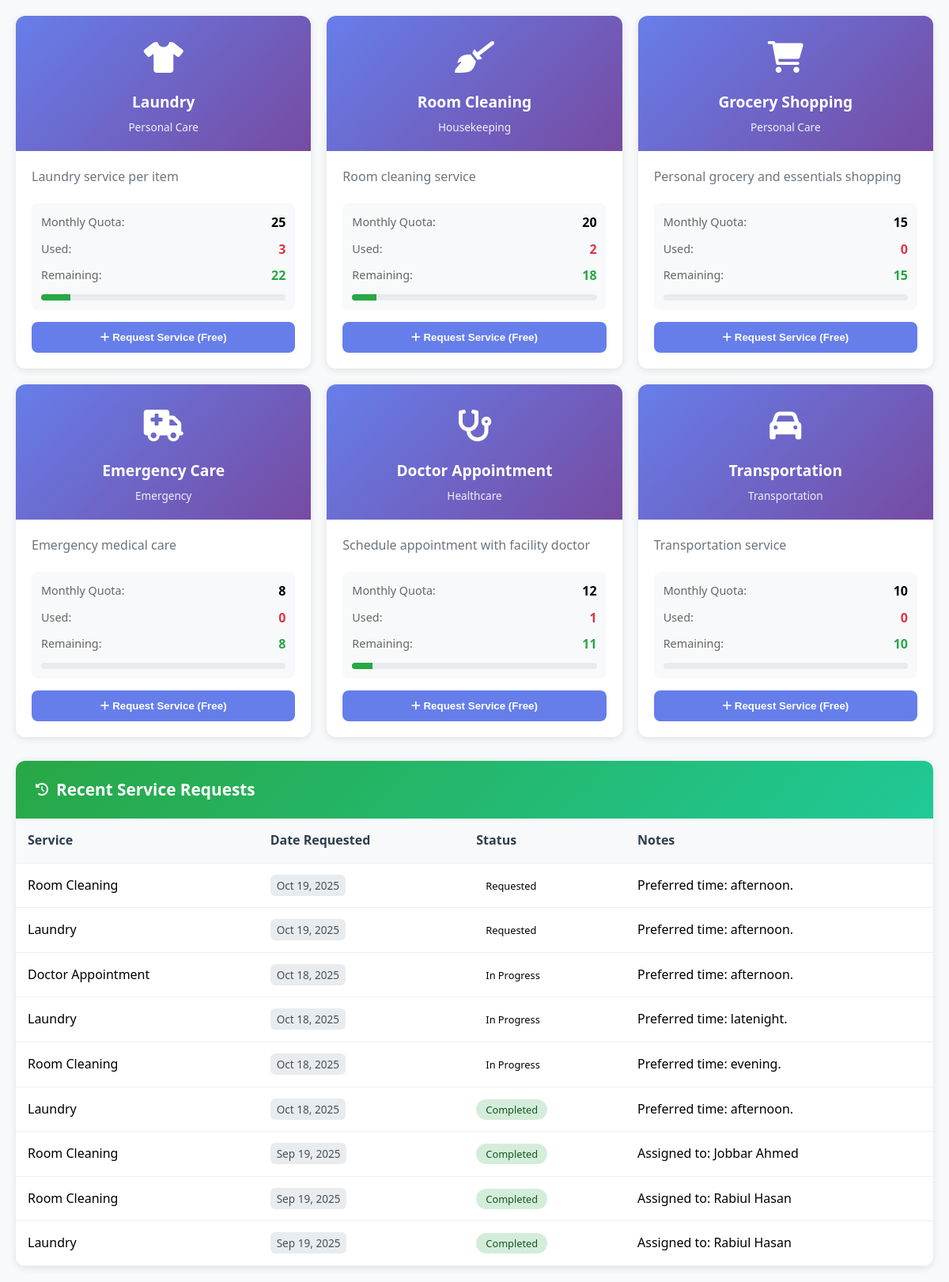
/resident/services.php (signed in), run on the app's committed database.
### tables this page shows
CREATE TABLE `services` (
  `id` int(11) NOT NULL,
  `service_name` varchar(50) NOT NULL,
  `base_cost` decimal(8,2) DEFAULT 0.00,
  `description` text DEFAULT NULL,
  `is_active` tinyint(1) DEFAULT 1,
  `created_at` timestamp NOT NULL DEFAULT current_timestamp()
);

CREATE TABLE `service_requests` (
  `id` int(11) NOT NULL,
  `resident_id` int(11) DEFAULT NULL,
  `service_id` int(11) DEFAULT NULL,
  `service_type` enum('general','doctor_appointment') DEFAULT 'general',
  `request_date` date DEFAULT NULL,
  `scheduled_date` date DEFAULT NULL,
  `assigned_staff_id` int(11) DEFAULT NULL,
  `assigned_doctor_id` int(11) DEFAULT NULL,
  `status` enum('Requested','Scheduled','In Progress','Completed','Cancelled') DEFAULT 'Requested',
  `cost` decimal(8,2) DEFAULT 0.00,
  `notes` text DEFAULT NULL,
  `completed_at` timestamp NULL DEFAULT NULL,
  `created_at` timestamp NOT NULL DEFAULT current_timestamp()
);

### resident/services.php (the view, shortened to what this page needs)
<?php
$database = new Database();
$db = $database->getConnection();
$resident_query = "SELECT u.*, r.*, pp.plan_name, pp.monthly_fee, pp.laundry_limit, pp.cleaning_limit
                   FROM users u
                   JOIN residents r ON u.id = r.user_id
                   JOIN payment_plans pp ON r.plan_id = pp.id
                   WHERE u.id = :user_id";
$resident_stmt = $db->prepare($resident_query);
$resident_stmt->bindParam(':user_id', $_SESSION['user_id']);
$resident_stmt->execute();
$resident = $resident_stmt->fetch(PDO::FETCH_ASSOC);
$services_query = "SELECT * FROM services WHERE is_active = 1";
$services_stmt = $db->prepare($services_query);
$services_stmt->execute();
$db_services = $services_stmt->fetchAll(PDO::FETCH_ASSOC);
$service_quotas = [
    'Basic' => [
        'Laundry' => 10,
        'Room Cleaning' => 10,
        'Grocery Shopping' => 5,
        'Emergency Care' => 2,
        'Doctor Appointment' => 5,
        'Transportation' => 5
    ],
    'Plan 1' => [
        'Laundry' => 15,
        'Room Cleaning' => 15,
        'Grocery Shopping' => 10,
        'Emergency Care' => 5,
        'Doctor Appointment' => 10,
        'Transportation' => 8
    ],
    'Plan 2' => [
        'Laundry' => 20,
        'Room Cleaning' => 20,
        'Grocery Shopping' => 15,
        'Emergency Care' => 8,
        'Doctor Appointment' => 12,
        'Transportation' => 10
    ],
    'Plan 3' => [
        'Laundry' => 25,
        'Room Cleaning' => 25,
        'Grocery Shopping' => 20,
        'Emergency Care' => 10,
        'Doctor Appointment' => 15,
        'Transportation' => 15
    ],
    'Plan 4' => [
        'Laundry' => 999,
        'Room Cleaning' => 999,
        'Grocery Shopping' => 999,
        'Emergency Care' => 999,
        'Doctor Appointment' => 999,
        'Transportation' => 999
    ]
];
$service_prices = [
    'Laundry' => 100,
    'Room Cleaning' => 300,
    'Grocery Shopping' => 200,
    'Emergency Care' => 1500,
    'Doctor Appointment' => 100,
    'Transportation' => 100
];
$service_icons = [
    'Laundry' => ['icon' => 'fa-tshirt', 'category' => 'Personal Care', 'order' => 1],
    'Room Cleaning' => ['icon' => 'fa-broom', 'category' => 'Housekeeping', 'order' => 2],
    'Grocery Shopping' => ['icon' => 'fa-shopping-cart', 'category' => 'Personal Care', 'order' => 3],
    'Emergency Care' => ['icon' => 'fa-ambulance', 'category' => 'Emergency', 'order' => 4],
    'Doctor Appointment' => ['icon' => 'fa-stethoscope', 'category' => 'Healthcare', 'order' => 5],
    'Transportation' => ['icon' => 'fa-car', 'category' => 'Transportation', 'order' => 6],
];
$current_month = date('Y-m');
$usage_query = "SELECT s.service_name, COUNT(*) as used_count
                FROM service_requests sr
                JOIN services s ON sr.service_id = s.id
                WHERE sr.resident_id = :resident_id
                AND DATE_FORMAT(sr.request_date, '%Y-%m') = :current_month
                GROUP BY s.service_name";
$usage_stmt = $db->prepare($usage_query);
$usage_stmt->bindParam(':resident_id', $resident['id']);
$usage_stmt->bindParam(':current_month', $current_month);
$usage_stmt->execute();
$usage_data = $usage_stmt->fetchAll(PDO::FETCH_ASSOC);
$service_usage_map = [];
foreach ($usage_data as $usage) {
    $service_usage_map[$usage['service_name']] = $usage['used_count'];
}
$additional_quota_query = "SELECT service_name, additional_quota
                          FROM resident_service_quotas
                          WHERE resident_id = :resident_id
                          AND month = :current_month";
$additional_quota_stmt = $db->prepare($additional_quota_query);
$additional_quota_stmt->bindParam(':resident_id', $resident['id']);
$additional_quota_stmt->bindParam(':current_month', $current_month);
$additional_quota_stmt->execute();
$additional_quota_data = $additional_quota_stmt->fetchAll(PDO::FETCH_ASSOC);
$additional_quota_map = [];
foreach ($additional_quota_data as $quota) {
    $additional_quota_map[$quota['service_name']] = $quota['additional_quota'];
}
$plan_name = $resident['plan_name'];
$plan_quotas = $service_quotas[$plan_name] ?? $service_quotas['Basic'];
$available_services = [];
foreach ($db_services as $service) {
    $service_name = $service['service_name'];
    $icon_data = $service_icons[$service_name] ?? ['icon' => 'fa-concierge-bell', 'category' => 'General', 'order' => 99];
    $base_quota = $plan_quotas[$service_name] ?? 0;
    $additional = $additional_quota_map[$service_name] ?? 0;
    $total_quota = $base_quota + $additional;
    $used = $service_usage_map[$service_name] ?? 0;
    $remaining = max(0, $total_quota - $used);
    $is_unlimited = ($plan_name === 'Plan 4');
    $quota_exceeded = ($remaining == 0 && !$is_unlimited);
    $available_services[] = [
        'id' => $service['id'],
        'name' => $service_name,
        'description' => $service['description'] ?: 'Service available for residents',
        'icon' => $icon_data['icon'],
        'category' => $icon_data['category'],
        'base_cost' => $service['base_cost'],
        'order' => $icon_data['order'],
        'quota' => $total_quota,
        'base_quota' => $base_quota,
        'additional_quota' => $additional,
        'used' => $used,
        'remaining' => $remaining,
        'is_unlimited' => $is_unlimited,
        'quota_exceeded' => $quota_exceeded,
        'price' => $service_prices[$service_name] ?? 0
    ];
}
usort($available_services, function($a, $b) {
    return $a['order'] - $b['order'];
});
$recent_requests = [];
try {
    $requests_query = "SELECT sr.*, s.service_name,
                              CONCAT(staff_u.first_name, ' ', staff_u.last_name) as assigned_staff_name,
                              CONCAT(doc_u.first_name, ' ', doc_u.last_name) as assigned_doctor_name
                       FROM service_requests sr
                       LEFT JOIN services s ON sr.service_id = s.id
                       LEFT JOIN residents res ON sr.resident_id = res.id
                       LEFT JOIN staff st ON sr.assigned_staff_id = st.id
                       LEFT JOIN users staff_u ON st.user_id = staff_u.id
                       LEFT JOIN doctors doc ON sr.assigned_doctor_id = doc.id
                       LEFT JOIN users doc_u ON doc.user_id = doc_u.id
                       WHERE res.user_id = :user_id
                       ORDER BY sr.created_at DESC
                       LIMIT 10";
    $requests_stmt = $db->prepare($requests_query);
    $requests_stmt->bindParam(':user_id', $_SESSION['user_id']);
    $requests_stmt->execute();
    $db_requests = $requests_stmt->fetchAll(PDO::FETCH_ASSOC);
    foreach ($db_requests as $req) {
        $assigned_to = $req['assigned_staff_name'] ?: $req['assigned_doctor_name'] ?: 'Not assigned yet';
        $recent_requests[] = [
            'id' => $req['id'],
            'service' => $req['service_name'],
            'date' => $req['request_date'] ?: date('Y-m-d', strtotime($req['created_at'])),
            'status' => $req['status'],
            'notes' => $req['notes'] ?: 'Assigned to: ' . $assigned_to
        ];
    }
} catch (Exception $e) {
    $recent_requests = [];
}
?>
<!DOCTYPE html>
<html lang="en">
<head>
    <link href="https://cdnjs.cloudflare.com/ajax/libs/font-awesome/6.0.0/css/all.min.css" rel="stylesheet">
</head>
<body>
    <div class="services-container">
        <div class="services-grid">
            <?php foreach ($available_services as $service): ?>
            <div class="service-card" style="<?php echo $service['quota_exceeded'] ? 'border: 2px solid #dc3545;' : ''; ?>">
                <div class="service-header">
                    <div class="service-icon">
                        <i class="fas <?php echo $service['icon']; ?>"></i>
                    </div>
                    <div class="service-name"><?php echo htmlspecialchars($service['name']); ?></div>
                    <div class="service-category"><?php echo htmlspecialchars($service['category']); ?></div>
                </div>
                <div class="service-body">
                    <div class="service-description">
                        <?php echo htmlspecialchars($service['description']); ?>
                    </div>
                    <div style="background: #f8f9fa; padding: 12px; border-radius: 8px; margin: 15px 0;">
                        <?php if ($service['is_unlimited']): ?>
                            <div style="text-align: center; color: #28a745; font-weight: 600;">
                                <i class="fas fa-infinity"></i> Unlimited
                            </div>
                        <?php else: ?>
                            <div style="display: flex; justify-content: space-between; margin-bottom: 8px;">
                                <span style="color: #666; font-size: 0.9rem;">Monthly Quota:</span>
                                <span style="font-weight: 600;"><?php echo $service['quota']; ?></span>
                            </div>
                            <div style="display: flex; justify-content: space-between; margin-bottom: 8px;">
                                <span style="color: #666; font-size: 0.9rem;">Used:</span>
                                <span style="font-weight: 600; color: #dc3545;"><?php echo $service['used']; ?></span>
                            </div>
                            <div style="display: flex; justify-content: space-between;">
                                <span style="color: #666; font-size: 0.9rem;">Remaining:</span>
                                <span style="font-weight: 600; color: #28a745;"><?php echo $service['remaining']; ?></span>
                            </div>
                            <div style="background: #e9ecef; height: 8px; border-radius: 4px; margin-top: 10px; overflow: hidden;">
                                <div style="background: <?php echo $service['quota_exceeded'] ? '#dc3545' : '#28a745'; ?>; height: 100%; width: <?php echo min(100, ($service['used'] / $service['quota']) * 100); ?>%;"></div>
                            </div>
                        <?php endif; ?>
                    </div>
                    <?php if ($service['quota_exceeded']): ?>
                        <div style="background: #fff3cd; border: 1px solid #ffc107; padding: 12px; border-radius: 8px; margin-bottom: 10px;">
                            <div style="color: #856404; font-weight: 600; margin-bottom: 5px;">
                                <i class="fas fa-exclamation-triangle"></i> Quota Exceeded
                            </div>
                            <div style="color: #856404; font-size: 0.9rem;">
                                Buy additional service: ৳<?php echo number_format($service['price']); ?>
                            </div>
                        </div>
                        <button class="request-btn" style="background: #ffc107; color: #000;" onclick="openPaymentModal('<?php echo $service['name']; ?>', <?php echo $service['id']; ?>, <?php echo $service['price']; ?>)">
                            <i class="fas fa-shopping-cart"></i> Buy Service (৳<?php echo number_format($service['price']); ?>)
                        </button>
                    <?php else: ?>
                        <button class="request-btn" onclick="openRequestModal('<?php echo $service['name']; ?>', <?php echo $service['id']; ?>)">
                            <i class="fas fa-plus"></i> Request Service (Free)
                        </button>
                    <?php endif; ?>
                </div>
            </div>
            <?php endforeach; ?>
        </div>
        <div class="recent-requests">
            <div class="section-header">
                <i class="fas fa-history"></i>
                <h2>Recent Service Requests</h2>
            </div>
            <table class="requests-table">
                <thead>
                    <tr>
                        <th>Service</th>
                        <th>Date Requested</th>
                        <th>Status</th>
                        <th>Notes</th>
                    </tr>
                </thead>
                <tbody>
                    <?php foreach ($recent_requests as $request): ?>
                    <tr>
                        <td><?php echo htmlspecialchars($request['service']); ?></td>
                        <td>
                            <span class="date-badge">
                                <?php echo date('M j, Y', strtotime($request['date'])); ?>
                            </span>
                        </td>
                        <td>
                            <span class="status-badge status-<?php echo strtolower(str_replace(' ', '', $request['status'])); ?>">
                                <?php echo $request['status']; ?>
                            </span>
                        </td>
                        <td><?php echo htmlspecialchars($request['notes']); ?></td>
                    </tr>
                    <?php endforeach; ?>
                </tbody>
            </table>
        </div>
    </div>
</body>
</html>

### resident/services.php (style rules this page uses)
* { margin: 0; padding: 0; box-sizing: border-box; }
body { font-family: 'Segoe UI', Tahoma, Geneva, Verdana, sans-serif; background: #f8f9fa; padding: 20px; line-height: 1.6; }
.services-container { max-width: 1200px; margin: 0 auto; }
.services-grid { display: grid; grid-template-columns: repeat(auto-fit, minmax(300px, 1fr)); gap: 20px; margin-bottom: 30px; }
.service-card { background: white; border-radius: 12px; box-shadow: 0 2px 10px rgba(0, 0, 0, 0.1); overflow: hidden; transition: all 0.3s ease; }
.service-header { background: linear-gradient(135deg, #667eea, #764ba2); color: white; padding: 20px; text-align: center; }
.service-icon { font-size: 2.5rem; margin-bottom: 10px; }
.service-name { font-size: 1.2rem; font-weight: 600; margin-bottom: 5px; }
.service-category { font-size: 0.85rem; opacity: 0.9; }
.service-body { padding: 20px; }
.service-description { color: #6c757d; margin-bottom: 20px; }
.request-btn { background: #667eea; color: white; border: none; padding: 12px 20px; border-radius: 8px; cursor: pointer; width: 100%; font-weight: 600; transition: all 0.3s ease; }
.recent-requests { background: white; border-radius: 12px; box-shadow: 0 2px 10px rgba(0, 0, 0, 0.1); overflow: hidden; }
.section-header { background: linear-gradient(135deg, #28a745, #20c997); color: white; padding: 20px 25px; display: flex; align-items: center; gap: 10px; }
.section-header h2 { margin: 0; font-size: 1.3rem; }
.requests-table { width: 100%; border-collapse: collapse; }
.requests-table th, .requests-table td { padding: 15px; text-align: left; border-bottom: 1px solid #f0f0f0; }
.requests-table th { background: #f8f9fa; font-weight: 600; color: #2c3e50; }
.status-badge { padding: 4px 12px; border-radius: 15px; font-size: 0.8rem; font-weight: 500; }
.status-completed { background: #d4edda; color: #155724; }
.date-badge { background: #e9ecef; padding: 4px 8px; border-radius: 6px; font-size: 0.85rem; color: #495057; }

### data on the page
services: service_name "Laundry", category "Personal Care", description "Laundry service per item", quota "25", used "3", remaining "22", min(100, ($service['used'] / $service['quota']) * 100) 12 (drawn)
services: service_name "Room Cleaning", category "Housekeeping", description "Room cleaning service", quota "20", id "2", remaining "18"
services: service_name "Doctor Appointment", category "Healthcare", description "Schedule appointment with facility doctor", quota "12", is_active "1", remaining "11"
services: service_name "Transportation", description "Transportation service", quota "10", used "0", remaining "10"
service_requests: service.service_name "Room Cleaning", request_date "Oct 19, 2025", status "Requested", notes "Preferred time: afternoon."
service_requests: service.service_name "Laundry", request_date "Oct 19, 2025", status "Requested", notes "Preferred time: afternoon."
service_requests: service.service_name "Doctor Appointment", request_date "Oct 18, 2025", status "In Progress", notes "Preferred time: afternoon."
service_requests: service.service_name "Laundry", request_date "Oct 18, 2025", status "In Progress", notes "Preferred time: latenight."
service_requests: service.service_name "Room Cleaning", request_date "Oct 18, 2025", status "In Progress", notes "Preferred time: evening."
service_requests: service.service_name "Laundry", request_date "Oct 18, 2025", status "Completed", notes "Preferred time: afternoon."
service_requests: service.service_name "Room Cleaning", request_date "Sep 19, 2025", status "Completed", notes "Assigned to: Rabiul Hasan"
service_requests: service.service_name "Laundry", request_date "Sep 19, 2025", status "Completed", notes "Assigned to: Rabiul Hasan"

### other printed values
$service['name'] "Grocery Shopping"
$service['category'] "Personal Care"
$service['description'] "Personal grocery and essentials shopping"
$service['quota'] "15"
$service['used'] "0"
$service['remaining'] "15"
$service['name'] "Emergency Care"
$service['category'] "Emergency"
$service['description'] "Emergency medical care"
$service['quota'] "8"
$service['remaining'] "8"
$request['service'] "Room Cleaning"
date('M j, Y', strtotime($request['date'])) "Sep 19, 2025"
$request['status'] "Completed"
$request['notes'] "Assigned to: Jobbar Ahmed"
